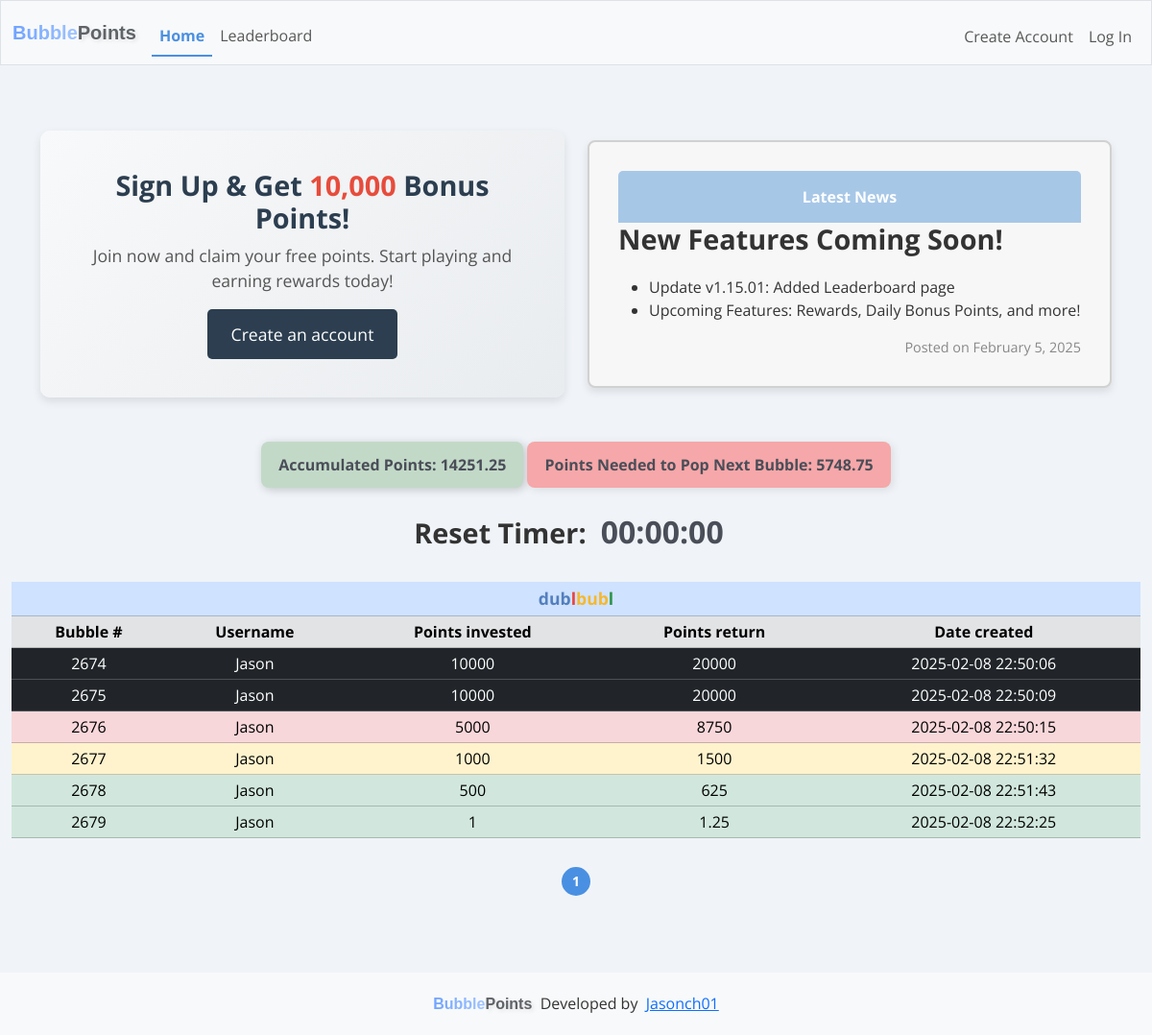
Before: / with the older database file.
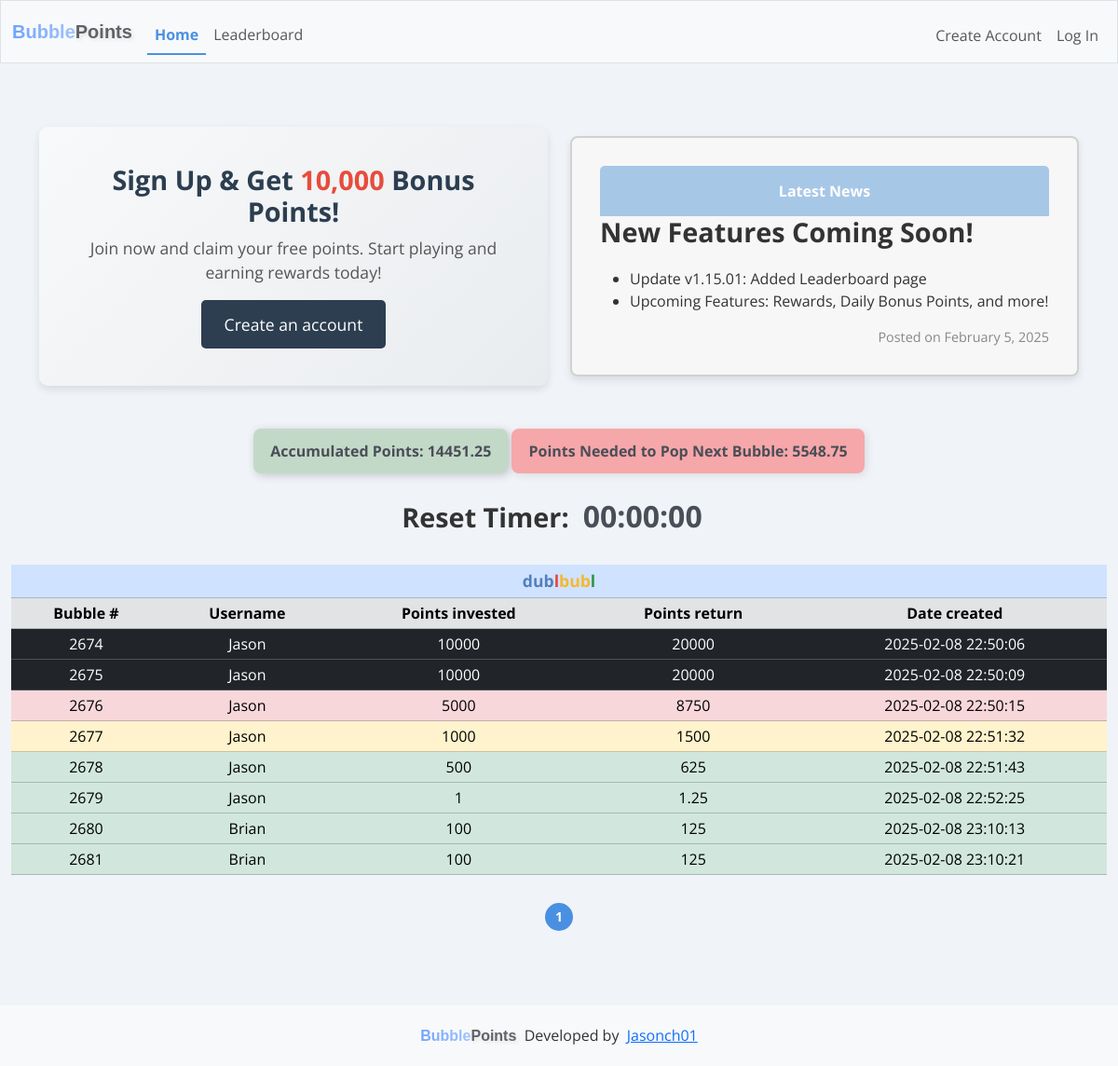
After: the same page with the newer database file.
### tables this page shows
CREATE TABLE points_tracker (
            tracker_id INTEGER PRIMARY KEY AUTOINCREMENT NOT NULL,
            current_points_in INTEGER NOT NULL,
            date_created TEXT NOT NULL        
        );

CREATE TABLE dublbubl (
    row_id INTEGER PRIMARY KEY AUTOINCREMENT NOT NULL,
    user_id INTEGER NOT NULL,
    username TEXT NOT NULL,
    points_in INTEGER NOT NULL,
    points_out INTEGER NOT NULL,
    date_created TEXT NOT NULL,        
    FOREIGN KEY (user_id) REFERENCES users(id)
    FOREIGN KEY (username) REFERENCES users(username)
);

### app.py (the view)
@app.route("/", methods=["GET", "POST"])
def index():
    updated_rows = []  # Initialize with an empty list
    start_timer()
    try:
        dublbubl = cur.execute("SELECT * FROM dublbubl").fetchall()
        page = request.args.get("page", 1, type=int)
        rows_per_page = 20  # Limit rows per page
        offset = (page - 1) * rows_per_page  # Calculate offset
        dublbubl = cur.execute(
            "SELECT * FROM dublbubl ORDER BY row_id ASC LIMIT ? OFFSET ?",
            (rows_per_page, offset)
        ).fetchall()
        total_rows = cur.execute("SELECT COUNT(*) FROM dublbubl").fetchone()[0]
        total_pages = (total_rows + rows_per_page - 1) // rows_per_page  # Round up
        current_points_in = cur.execute("SELECT current_points_in FROM points_tracker").fetchone()
        oldest_row_points_out = cur.execute("SELECT points_out FROM dublbubl ORDER BY row_id ASC LIMIT 1").fetchone()
        user_id = session.get("user_id")
        if user_id:
            user = cur.execute("SELECT * FROM users WHERE id = ?", (user_id,)).fetchall()
            user_history = cur.execute("SELECT * FROM dublbubl_history WHERE creator_id = ? ORDER BY row_id DESC LIMIT 5", (user_id,)).fetchall()
        else:
            user = None
            user_history = None
    except sqlite3.OperationalError as e:
        print("Error: dublbubl_history table does not exist, creating it.")
        init_db()
    if current_points_in is None or oldest_row_points_out is None:
        print("Error: current_points_in or oldest_row_points_out is None.")
        points_in_required = 0  # Default value
    else:
        points_in_required = oldest_row_points_out[0] - current_points_in[0]
    socketio.emit("update_points_info", {
        "current_points_in": current_points_in[0],  # Emitting the actual points_in value
        "points_in_required": points_in_required  # Emitting the calculated points_in_required
    })  # Broadcasts to all connected clients
    points = request.form.get("points")
    current_date = datetime.datetime.now().strftime("%Y-%m-%d %H:%M:%S")
    message = None
    if request.method == "POST":
        if user_id is None:
            return render_template("login.html", message="You must be logged in to create a bubble")
        if not points:
            flash("No points entered", "danger")  # Use "danger" for errors
            return redirect(url_for("index"))
        try:
            points = int(points)
        except ValueError:
            flash("Invalid input", "danger")
            return redirect(url_for("index"))
        if points is None:
            return "Invalid Input"
        elif points <= 0 or points > 10000:
            flash("Points must be between 1 and 10000", "danger")
            return redirect(url_for("index"))
        user_id = session["user_id"]
        user = cur.execute("SELECT * FROM users WHERE id = ?", (user_id,)).fetchone()
        current_points = cur.execute("SELECT points FROM users WHERE id = ?", (user[0],)).fetchone()
        current_points = current_points[0] if current_points else 0  # Default to 0 if no value exists
        if current_points < points:
            flash("Not enough points", "danger")
            return redirect(url_for("index"))
        try:
            if points >= 10000:
                points_out = points * 2  # If points are 10,000 or more, multiply by 2
            elif points >= 5000:
                points_out = points * 1.75  # If points are 5,000 or more but less than 10,000, multiply by 1.75
            elif points >= 1000:
                points_out = points * 1.5  # If points are 1,000 or more but less than 10,000, multiply by 1.5
            else:
                points_out = points * 1.25  # Otherwise, points_out equals points_in (e.g., for smaller amounts)
            cur.execute("""
            INSERT INTO dublbubl (row_id, user_id, username, points_in, points_out, date_created)
            VALUES (?, ?, ?, ?, ?, ?)
            """, (None, user[0], user[1], points, (points_out), current_date))
            con.commit()
            updated_rows = cur.execute("""
                SELECT * FROM dublbubl
                ORDER BY row_id ASC
            """).fetchall()
            total_rows = cur.execute("SELECT COUNT(*) FROM dublbubl").fetchone()[0]
            total_pages = (total_rows + rows_per_page - 1) // rows_per_page  # Round up
            offset = (page - 1) * rows_per_page
            print(f"Page: {page}, Rows per page: {rows_per_page}, Offset: {offset}")
            print(f"Fetching rows starting from: {offset}, Limit: {rows_per_page}")
            updated_rows = cur.execute(
                "SELECT * FROM dublbubl ORDER BY date_created, row_id LIMIT ? OFFSET ?",
                (rows_per_page, offset)
            ).fetchall()
            socketio.emit("update_table", {
                "rows": updated_rows,
                "total_pages": total_pages,
                "current_page": page
            })
            total_points = current_points - points
            if total_points < 0:
                return "Error: Insufficient points balance."
            cur.execute("UPDATE users SET points = ? WHERE id = ?", (total_points, user[0]))
            con.commit()
            socketio.emit("update_point_balance", {
                "point_balance": total_points  # Emitting only the total points balance
            }, room=user[0])  # Emits only to the specific user
            print(f"Emitting update to room: {user[0]} with new balance: {total_points}")
        except Exception as e:
            print(f"Error inserting row into dublbubl: {e}")
            con.rollback()
        current_points_in = cur.execute("SELECT current_points_in FROM points_tracker").fetchone()
        row_count = cur.execute("SELECT COUNT(*) FROM dublbubl").fetchone()[0]
        print(f"Number of rows in dublbubl: {row_count}")
        if row_count > 1:
            if current_points_in:
                new_points_in = current_points_in[0] + points
                cur.execute("UPDATE points_tracker SET current_points_in = ?, date_created = ?", (new_points_in, current_date))
            else:
                cur.execute("INSERT INTO points_tracker (current_points_in, date_created) VALUES (?, ?)", (points, current_date))
            con.commit()
        else:
            new_points_in = current_points_in[0] if current_points_in else 0
            print(f"New points in is { new_points_in }")
        oldest_row_points_out = cur.execute("SELECT points_out FROM dublbubl ORDER BY row_id ASC LIMIT 1").fetchone()
        print(f"Oldest row points out: {oldest_row_points_out[0]}")
        if oldest_row_points_out is None:
            print("No rows found in dublbubl. Exiting loop.")
        else:
            while new_points_in >= oldest_row_points_out[0]:
                oldest_row_id = cur.execute("SELECT row_id FROM dublbubl ORDER BY row_id ASC LIMIT 1").fetchone()
                oldest_row = cur.execute("SELECT * FROM dublbubl ORDER BY row_id ASC LIMIT 1").fetchone()
                if oldest_row is not None:
                        current_total_points = cur.execute("SELECT total_points_earned FROM users WHERE id = ?", (oldest_row[1],)).fetchone()
                        if current_total_points is None:
                            print("No points found for this user.")
                            current_total_points = 0  # Default to 0 if no value exists
                        else:
                            current_total_points = current_total_points[0]  # Extract the value from the tuple
                        print(f"Current total points: {current_total_points}")
                        points = cur.execute("SELECT points FROM users WHERE id = ?", (oldest_row[1],)).fetchone()
                        if points is None:
                            print("No points balance found for this user.")
                            points = 0  # Default to 0 if no value exists
                        else:
                            points = points[0]  # Extract the value from the tuple
                        print(f"User's point balance: {points}")
                else:
                    print("Oldest row is None, skipping points check.")
                if oldest_row:
                    cur.execute("""
                    INSERT INTO dublbubl_history (user_id, username, row_id, creator_id, creator_username, points_in, points_out, date_created, date_archived)
                    VALUES (?, ? ,?, ?, ? ,?, ?, ?, ?)
                    """, (user[0], user[1], oldest_row[0], oldest_row[1], oldest_row[2], oldest_row[3], oldest_row[4], oldest_row[5], current_date))
                    con.commit()
                    updated_user_history = cur.execute("""
                        SELECT * FROM dublbubl_history
                        WHERE creator_id = ?
                        ORDER BY row_id DESC
                        LIMIT 5
                    """, (user[0],)).fetchall()
                    print(f"Checking user[0]: {user[0]}")
                    print(f"Fetching history for creator_id: {user[0]}")
                    print("Fetched history:", updated_user_history)
                    socketio.emit("update_user_history", {
                        "history": [
                            {
                                "bubble_number": row[3],
                                "points_invested": row[6],
                                "points_earned": row[7],
                                "created_on": row[8],
                                "archived_on": row[9]
                            } for row in updated_user_history
                        ]
                    }, room=user[0])  # Emits only to the specific user
                    print(f"Emitting update to room: {user[0]} with updated user history: {oldest_row[4]}")
                    total_points_earned = current_total_points + oldest_row[4]
                    cur.execute("UPDATE users SET total_points_earned = ? WHERE id = ?", (total_points_earned, oldest_row[1]))
                    con.commit()
                    total_points = points + oldest_row[4]
                    cur.execute("UPDATE users SET points = ? WHERE id = ?", (total_points, oldest_row[1]))
                    con.commit()
                    current_total_points = total_points_earned
                    updated_total_points = cur.execute("SELECT points FROM users WHERE id = ?",(user_id,)).fetchone()
                    updated_total_points = updated_total_points[0] if updated_total_points else 0
                    socketio.emit("update_point_balance", {
                        "point_balance": updated_total_points  # Only emitting the total points balance
                    }, room=user_id)  # Emits only to the specific user
                    print(f"Emitting update to room: {user_id} with new balance: {updated_total_points}")
                if oldest_row_id is not None:
                    cur.execute("DELETE FROM dublbubl WHERE row_id = ?", (oldest_row_id[0],))
                    con.commit()
                else:
                    print("Error: oldest_row_id is None, unable to delete row.")
                remaining_points_in = new_points_in - oldest_row_points_out[0]
                cur.execute("UPDATE points_tracker SET current_points_in = ?, date_created = ?", (remaining_points_in, current_date))
                con.commit()
                updated_rows = cur.execute("""
                    SELECT * FROM dublbubl
                    ORDER BY row_id ASC
                """).fetchall()
                total_rows = cur.execute("SELECT COUNT(*) FROM dublbubl").fetchone()[0]
                total_pages = (total_rows + rows_per_page - 1) // rows_per_page  # Round up
                offset = (page - 1) * rows_per_page
                print(f"Page: {page}, Rows per page: {rows_per_page}, Offset: {offset}")
                print(f"Fetching rows starting from: {offset}, Limit: {rows_per_page}")
                updated_rows = cur.execute(
                    "SELECT * FROM dublbubl ORDER BY date_created, row_id LIMIT ? OFFSET ?",
                    (rows_per_page, offset)
                ).fetchall()
                socketio.emit("update_table", {
                    "rows": updated_rows,
                    "total_pages": total_pages,
                    "current_page": page
                })
                print(f"Emitting updated rows to room: {user[0]}")
                new_points_in = remaining_points_in
                oldest_row_points_out = cur.execute("SELECT points_out FROM dublbubl ORDER BY row_id ASC LIMIT 1").fetchone()
                if new_points_in <= 0 or oldest_row_points_out is None:
                    print("No more rows in dublbubl. Exiting loop.")
                    break
        flash("Bubble created successfully!", "success")
        return redirect(url_for("index"))
    else:
        return render_template('index.html', dublbubl=dublbubl, user=user, message=message, current_points_in=current_points_in, points_in_required=points_in_required, user_history=user_history, updated_rows=updated_rows, total_pages=total_pages, current_page=page)

### templates/index.html (shortened to what this page needs)
{% extends "layout.html" %}
{% block main %}
{% if not session["user_id"] %}
<div class="container mt-5">
  <div class="row">
      <div class="col-md-6 d-flex align-items-center">
        <div class="signup-section text-center w-100">
            <h2>Sign Up & Get <span class="bonus-points">10,000</span> Bonus Points!</h2>
            <p>Join now and claim your free points. Start playing and earning rewards today!</p>
            <a href="/register" class="btn signup-btn btn-lg">Create an account</a>
        </div>
    </div>
      <div class="col-md-6">
          <div class="announcement-box">
              <div class="header">Latest News</div>
              <h2>New Features Coming Soon!</h2>
              <ul>
                <li>Update v1.15.01: Added Leaderboard page</li>
                <li>Upcoming Features: Rewards, Daily Bonus Points, and more!</li>
              </ul>
              <div class="date">Posted on February 5, 2025</div>
          </div>
      </div>
  </div>
</div>
{% endif %}
<div class="tracker text-center">
  <p id="current_points_in">Accumulated Points: {{ current_points_in[0] }}</p>
  <p id="points_in_required">Points Needed to Pop Next Bubble: {{ points_in_required }}</p>
  <div class="timer-container">
      <span class="reset-timer-text">Reset Timer: </span>
      <span id="countdown_timer" class="low-time">00:00:00</span>
  </div>
</div>
<table class="table table-success table-sm text-center">
  <thead class="table-primary">
    <tr class="table-primary">
      <th class="table-primary" colspan="5"><div class="table-header"><span class="blue">dub</span><span class="red">l</span><span class="yellow">bub</span><span class="green">l</span></div></th>
    </tr>
  </thead>
  <thead>
    <tr class="table-secondary">
      <th>Bubble #</th>
      <th>Username</th>
      <th>Points invested</th>
      <th>Points return</th>
      <th>Date created</th>
    </tr>
  </thead>
  <tbody id="dublbubl">
    {% for row in dublbubl %}
    <tr class="
    {% if row[3] >= 10000 %}
      table-dark
    {% elif row[3] >= 5000 %}
      table-danger
    {% elif row[3] >= 1000 %}
      table-warning
    {% else %}
      table-success
    {% endif %}
    ">
      <td>{{ row[0] }}</td>
      <td>{{ row[2] }}</td>
      <td>{{ row[3] }}</td>
      <td>{{ row[4] }}</td>
      <td>{{ row[5] }}</td>
    </tr>
    {% endfor %}
  </tbody>
</table>
<div class="text-center" id="pagination">
  {% for i in range(1, total_pages + 1) %}
      <a href="{{ url_for('index', page=i) }}"
         style="padding: 5px; {% if i == current_page %}font-weight: bold;{% endif %}">
          {{ i }}
      </a>
  {% endfor %}
</div>
{% endblock %}

Changed rows visible on the page:
changed points_tracker: current_points_in "14251.25" → "14451.25"
added dublbubl: row_id "2680", username "Brian", points_in "100", points_out "125", date_created "2025-02-08 23:10:13"
added dublbubl: row_id "2681", username "Brian", points_in "100", points_out "125", date_created "2025-02-08 23:10:21"
Other visible differences:
{{ points_in_required }}: "5748.75" → "5548.75"
